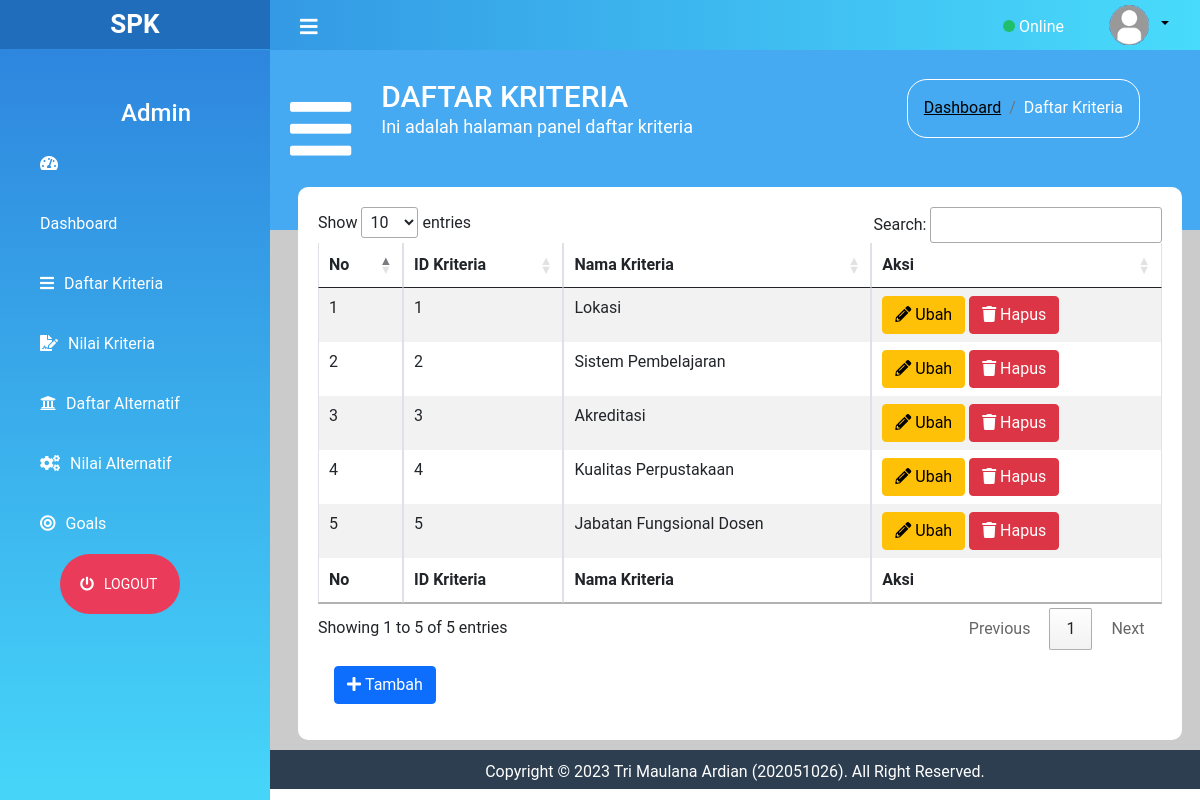
The app's page /index.php?page=Dkriteria (signed in) with its own data.
### tables this page shows
CREATE TABLE `dkriteria` (
  `id_kriteria` int(11) NOT NULL,
  `nama_kriteria` varchar(50) NOT NULL
);

### daftar_kriteria.php (the view)
<div class="content-dashboard">
    <div class="icon-kiri-dashboard">
        <i class="fas fa-bars text-left"></i>
    </div>
    <div class="kanan-dashboard">
        <h2>DAFTAR KRITERIA</h2>
        <p>Ini adalah halaman panel daftar kriteria</p>
    </div>
    <div class="kanan-tabel-konten">
            <nav aria-label="breadcrumb">
                <ol class="breadcrumb">
                    <li class="breadcrumb-item"><a href="index.php">Dashboard</a></li>
                    <li class="breadcrumb-item active" aria-current="page"><span>Daftar Kriteria</span></li>
                </ol>
            </nav>
        </div>
</div>
    <div class="panel-Dkriteria">
        <table class="table table-striped table-bordered" id="datatables">
            <thead>
                <tr>
                    <th>No</th>
                    <th>ID Kriteria</th>
                    <th>Nama Kriteria</th>
                    <th>Aksi</th>
                </tr>
            </thead>
            <tbody>
                <?php $nomer=1; ?>
                <?php $ambil_data = $conn->query("SELECT * FROM dkriteria"); ?>
                <?php while($hasil = $ambil_data->fetch_assoc()) { ?>
                <tr>
                    <td><?php echo $nomer; ?></td>
                    <td><?php echo $hasil['id_kriteria']; ?></td>
                    <td><?php echo $hasil['nama_kriteria']; ?></td>
                    <td>
                        <a href="index.php?page=ubahDkriteria&id=<?php echo $hasil['id_kriteria']; ?>" class="btn btn-warning"><i class="fas fa-pencil-alt">&nbsp;</i>Ubah</a>
                        <a href="index.php?page=hapusDkriteria&id=<?php echo $hasil['id_kriteria']; ?>" class="btn btn-danger"><i class="fas fa-trash"></i>&nbsp;Hapus</a>
                    </td>
                </tr>
                <?php $nomer++; ?>
                <?php } ?>
            </tbody>
            <thead>
                <tr>
                    <th>No</th>
                    <th scope="col">ID Kriteria</th>
                    <th scope="col">Nama Kriteria</th>
                    <th scope="col">Aksi</th>
                </tr>
            </thead>
        </table>
            <div class="p-3">
                <a class="btn btn-primary" href="index.php?page=tambahDkriteria"><i class="fas fa-plus"></i>&nbsp;Tambah</a>
            </div>
        </div>
    </div>

### css/style1.css (style rules this page uses)
body { margin :0; padding :0; font-family: "Roboto", sans-serif; }
.content-dashboard { min-height: 180px; background-color: #45AAF2; padding-top: 29px; }
.icon-kiri-dashboard { float: left; font-size: 70px; padding-left: 20px; color: #ffffff; }
.kanan-dashboard { float: left; padding-left: 30px; font-family: "Roboto", sans-serif; }
.kanan-dashboard h2 { color: #ffffff; font-size: 30px; }
.kanan-dashboard p { color: #ffffff; font-size: 18px; margin-top: -10px; }
.kanan-tabel-konten { float: right; margin-right: 60px; padding: 16px; padding-bottom: 1px; border: 1px solid #fff; border-radius: 20px; }
.kanan-tabel-konten span { color: #fff; }
.kanan-tabel-konten a { color: #000; transition: 0.5s; transition-property: color; }
.panel-Dkriteria { padding: 20px; width: 95%; background-color: #ffffff; margin-top: -43px; margin-left : 28px; border-radius: 10px; }

### records on screen
dkriteria: id_kriteria "1", nama_kriteria "Lokasi"
dkriteria: id_kriteria "2", nama_kriteria "Sistem Pembelajaran"
dkriteria: id_kriteria "3", nama_kriteria "Akreditasi"
dkriteria: id_kriteria "4", nama_kriteria "Kualitas Perpustakaan"
dkriteria: id_kriteria "5", nama_kriteria "Jabatan Fungsional Dosen"
